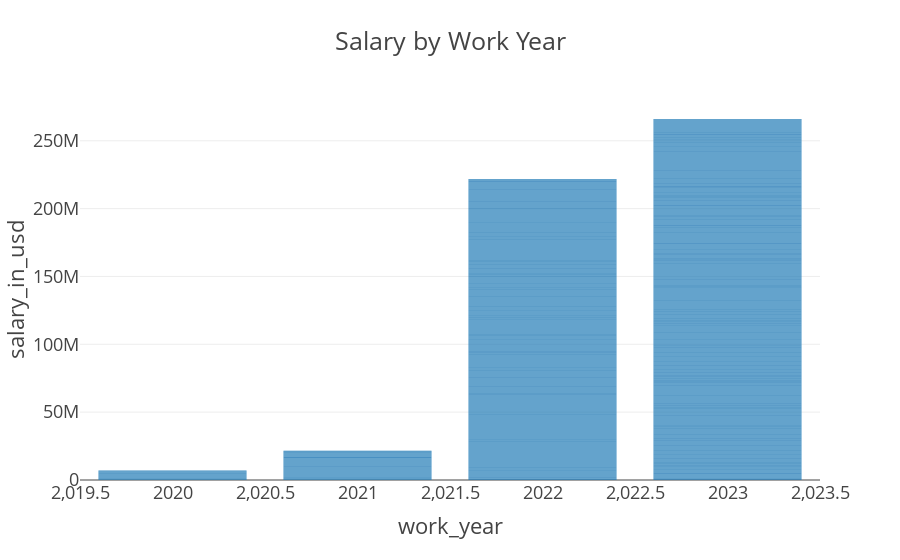

Source (notebook cell):
### Markdown cell above
#### Crea una gráfica para visualizar nuestras variables numéricas:

### Code cell
fig = px.bar(df, x='work_year', y='salary_in_usd', template="presentation", title="Salary by Work Year")
fig.show()

### Figure 1 — Plotly figure (JSON) as saved in the notebook; plotly's stock layout.template omitted (floating-point values rounded to 4 significant figures; data arrays with more than 128 entries replaced by an {"elided": "..."} marker saying what was removed)
{"data": [{"alignmentgroup": "True", "hovertemplate": "work_year=%{x}<br>salary_in_usd=%{y}<extra></extra>", "legendgroup": "", "marker": {"color": "#1F77B4", "pattern": {"shape": ""}}, "name": "", "offsetgroup": "", "orientation": "v", "showlegend": false, "textposition": "auto", "type": "bar", "x": {"elided": "3755 int values"}, "xaxis": "x", "y": {"elided": "3755 int values"}, "yaxis": "y"}], "layout": {"barmode": "relative", "legend": {"tracegroupgap": 0}, "title": {"text": "Salary by Work Year"}, "xaxis": {"anchor": "y", "domain": [0, 1], "title": {"text": "work_year"}}, "yaxis": {"anchor": "x", "domain": [0, 1], "title": {"text": "salary_in_usd"}}}}
